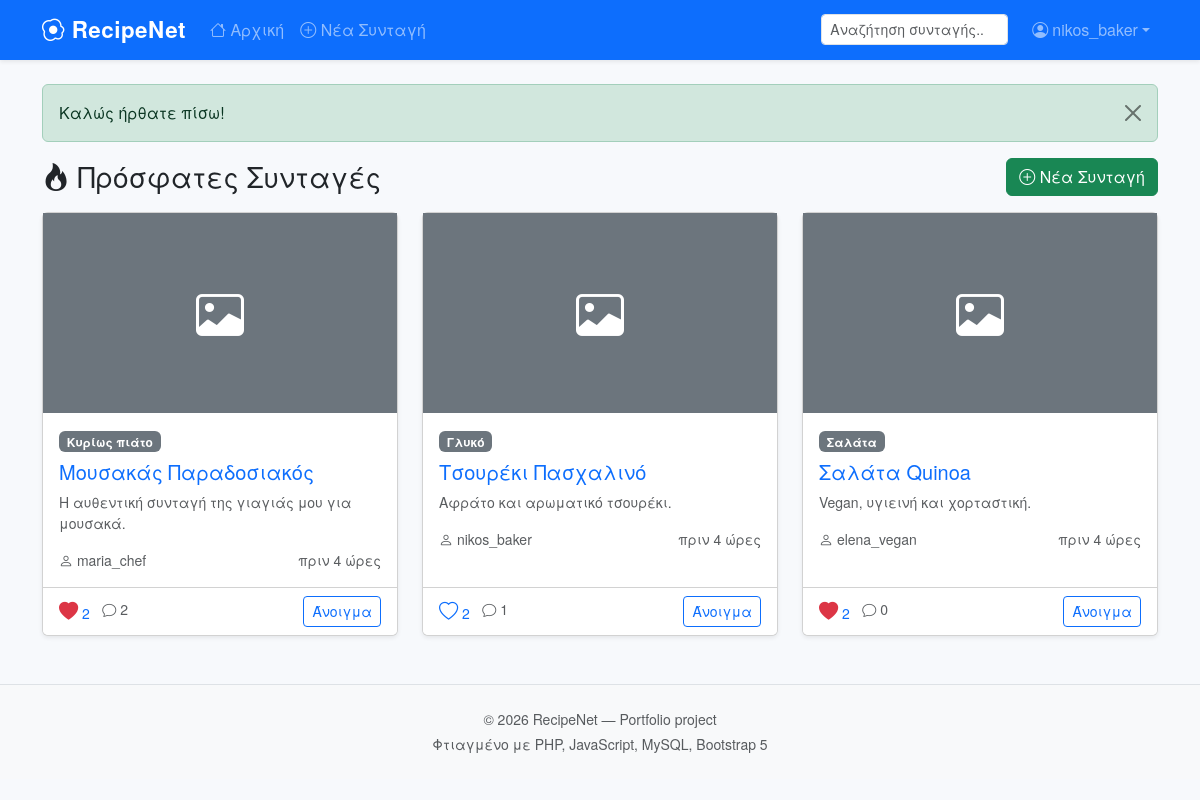
Page /index.php (signed in) on the committed database.
### tables this page shows
CREATE TABLE users (
    id              INT AUTO_INCREMENT PRIMARY KEY,
    username        VARCHAR(50)  NOT NULL UNIQUE,
    email           VARCHAR(100) NOT NULL UNIQUE,
    password_hash   VARCHAR(255) NOT NULL,
    full_name       VARCHAR(100),
    bio             TEXT,
    avatar          VARCHAR(255) DEFAULT 'default_avatar.png',
    created_at      DATETIME DEFAULT CURRENT_TIMESTAMP,
    INDEX idx_username (username),
    INDEX idx_email (email)
);

CREATE TABLE recipes (
    id              INT AUTO_INCREMENT PRIMARY KEY,
    user_id         INT NOT NULL,
    title           VARCHAR(150) NOT NULL,
    description     TEXT,
    ingredients     TEXT NOT NULL,
    steps           TEXT NOT NULL,
    image           VARCHAR(255),
    category        VARCHAR(50),
    prep_time       INT,  
    created_at      DATETIME DEFAULT CURRENT_TIMESTAMP,
    FOREIGN KEY (user_id) REFERENCES users(id) ON DELETE CASCADE,
    INDEX idx_user (user_id),
    INDEX idx_created (created_at),
    FULLTEXT INDEX idx_search (title, description, ingredients)
);

### includes/functions.php (called while the page is built, shortened)
<?php
function isLoggedIn(): bool {
    return isset($_SESSION['user_id']);
}
function e(?string $value): string {
    return htmlspecialchars($value ?? '', ENT_QUOTES | ENT_HTML5, 'UTF-8');
}
function timeAgo(string $datetime): string {
    $time = strtotime($datetime);
    $diff = time() - $time;
    if ($diff < 86400) return "πριν " . floor($diff / 3600) . " ώρες";
    return date('d/m/Y', $time);
}

### index.php (the view, shortened to what this page needs)
<?php
require_once 'config/db.php';
require_once 'includes/functions.php';
$search = trim($_GET['q'] ?? '');
$page   = max(1, (int)($_GET['page'] ?? 1));
$perPage = 9;
$offset = ($page - 1) * $perPage;
$params = [];
$where  = '';
$countSql = "SELECT COUNT(*) FROM recipes r $where";
$countStmt = $pdo->prepare($countSql);
$countStmt->execute($params);
$total = (int)$countStmt->fetchColumn();
$sql = "SELECT r.*, u.username, u.avatar,
        (SELECT COUNT(*) FROM likes l WHERE l.recipe_id = r.id) AS like_count,
        (SELECT COUNT(*) FROM comments c WHERE c.recipe_id = r.id) AS comment_count
        " . (isLoggedIn() ? ", (SELECT COUNT(*) FROM likes l WHERE l.recipe_id = r.id AND l.user_id = :uid) AS liked_by_me" : "") . "
        FROM recipes r
        JOIN users u ON r.user_id = u.id
        $where
        ORDER BY r.created_at DESC
        LIMIT $perPage OFFSET $offset";
$stmt = $pdo->prepare($sql);
if (isLoggedIn()) $params[':uid'] = currentUserId();
$stmt->execute($params);
$recipes = $stmt->fetchAll();
require 'includes/header.php';
?>
<?php if (!empty($_SESSION['flash'])): ?>
    <div class="alert alert-success alert-dismissible fade show">
        <?= e($_SESSION['flash']) ?>
        <button type="button" class="btn-close" data-bs-dismiss="alert"></button>
    </div>
<?php endif; ?>
<div class="d-flex justify-content-between align-items-center mb-3">
    <h3 class="mb-0">
        <?php if ($search): ?>
            Αποτελέσματα για «<?= e($search) ?>» (<?= $total ?>)
        <?php else: ?>
            <i class="bi bi-fire"></i> Πρόσφατες Συνταγές
        <?php endif; ?>
    </h3>
    <?php if (isLoggedIn()): ?>
        <a href="upload_recipe.php" class="btn btn-success">
            <i class="bi bi-plus-circle"></i> Νέα Συνταγή
        </a>
    <?php endif; ?>
</div>
<?php if (empty($recipes)): ?>
    <div class="alert alert-info">Δεν βρέθηκαν συνταγές.</div>
<?php else: ?>
    <div class="row g-4">
        <?php foreach ($recipes as $r): ?>
            <div class="col-md-6 col-lg-4">
                <div class="card h-100 shadow-sm recipe-card">
                    <?php if (!empty($r['image']) && file_exists(__DIR__ . '/uploads/' . $r['image'])): ?>
                        <a href="recipe.php?id=<?= (int)$r['id'] ?>">
                            <img src="uploads/<?= e($r['image']) ?>" class="card-img-top recipe-img" alt="<?= e($r['title']) ?>">
                        </a>
                    <?php else: ?>
                        <a href="recipe.php?id=<?= (int)$r['id'] ?>">
                            <div class="recipe-img bg-secondary d-flex align-items-center justify-content-center text-white">
                                <i class="bi bi-image" style="font-size: 3rem"></i>
                            </div>
                        </a>
                    <?php endif; ?>
                    <div class="card-body">
                        <?php if (!empty($r['category'])): ?>
                            <span class="badge bg-secondary mb-2"><?= e($r['category']) ?></span>
                        <?php endif; ?>
                        <h5 class="card-title"><a href="recipe.php?id=<?= (int)$r['id'] ?>" class="text-decoration-none"><?= e($r['title']) ?></a></h5>
                        <p class="card-text small text-muted"><?= e(mb_substr($r['description'] ?? '', 0, 100)) ?><?= mb_strlen($r['description'] ?? '') > 100 ? '…' : '' ?></p>
                        <div class="d-flex justify-content-between align-items-center small">
                            <a href="profile.php?id=<?= (int)$r['user_id'] ?>" class="text-decoration-none text-muted">
                                <i class="bi bi-person"></i> <?= e($r['username']) ?>
                            </a>
                            <span class="text-muted"><?= e(timeAgo($r['created_at'])) ?></span>
                        </div>
                    </div>
                    <div class="card-footer bg-white d-flex justify-content-between align-items-center">
                        <div>
                            <?php if (isLoggedIn()): ?>
                                <button class="btn btn-sm btn-link p-0 text-decoration-none like-btn <?= !empty($r['liked_by_me']) ? 'liked' : '' ?>"
                                        data-recipe-id="<?= (int)$r['id'] ?>">
                                    <i class="bi <?= !empty($r['liked_by_me']) ? 'bi-heart-fill text-danger' : 'bi-heart' ?>"></i>
                                    <span class="like-count"><?= (int)$r['like_count'] ?></span>
                                </button>
                            <?php else: ?>
                                <span class="text-muted small"><i class="bi bi-heart"></i> <?= (int)$r['like_count'] ?></span>
                            <?php endif; ?>
                            <span class="ms-2 text-muted small"><i class="bi bi-chat"></i> <?= (int)$r['comment_count'] ?></span>
                        </div>
                        <a href="recipe.php?id=<?= (int)$r['id'] ?>" class="btn btn-sm btn-outline-primary">Άνοιγμα</a>
                    </div>
                </div>
            </div>
        <?php endforeach; ?>
    </div>
<?php endif; ?>
<?php require 'includes/footer.php'; ?>

### includes/header.php (shortened to what this page needs)
<?php
require_once __DIR__ . '/../config/db.php';
require_once __DIR__ . '/functions.php';
$currentUser = null;
if (isLoggedIn()) {
    $stmt = $pdo->prepare("SELECT id, username, full_name, avatar FROM users WHERE id = ?");
    $stmt->execute([currentUserId()]);
    $currentUser = $stmt->fetch();
}
?>
<!DOCTYPE html>
<html lang="el">
<head>
    <link href="https://cdn.jsdelivr.net/npm/bootstrap@5.3.2/dist/css/bootstrap.min.css" rel="stylesheet">
    <link rel="stylesheet" href="https://cdn.jsdelivr.net/npm/bootstrap-icons@1.11.2/font/bootstrap-icons.css">
    <link rel="stylesheet" href="https://cdn.jsdelivr.net/npm/sweetalert2@11/dist/sweetalert2.min.css">
    <link rel="stylesheet" href="assets/css/style.css">
</head>
<body>
<nav class="navbar navbar-expand-lg navbar-dark bg-primary shadow-sm sticky-top">
    <div class="container">
        <a class="navbar-brand fw-bold" href="index.php">
            <i class="bi bi-egg-fried"></i> RecipeNet
        </a>
        <div class="collapse navbar-collapse" id="navMain">
            <ul class="navbar-nav me-auto">
                <li class="nav-item"><a class="nav-link" href="index.php"><i class="bi bi-house"></i> Αρχική</a></li>
                <?php if (isLoggedIn()): ?>
                    <li class="nav-item"><a class="nav-link" href="upload_recipe.php"><i class="bi bi-plus-circle"></i> Νέα Συνταγή</a></li>
                <?php else: ?>
                    <li class="nav-item"><a class="nav-link" href="guest.php"><i class="bi bi-eye"></i> Περιήγηση ως Επισκέπτης</a></li>
                <?php endif; ?>
            </ul>
            <form class="d-flex me-3" role="search" action="index.php" method="get">
                <input class="form-control form-control-sm" type="search" name="q"
                       placeholder="Αναζήτηση συνταγής..." value="<?= e($_GET['q'] ?? '') ?>">
            </form>
            <ul class="navbar-nav">
                <?php if (isLoggedIn()): ?>
                    <li class="nav-item dropdown">
                        <a class="nav-link dropdown-toggle d-flex align-items-center" href="#" data-bs-toggle="dropdown">
                            <i class="bi bi-person-circle me-1"></i> <?= e($currentUser['username']) ?>
                        </a>
                    </li>
                <?php else: ?>
                    <li class="nav-item"><a class="nav-link" href="login.php"><i class="bi bi-box-arrow-in-right"></i> Σύνδεση</a></li>
                    <li class="nav-item"><a class="nav-link btn btn-light text-primary ms-2 px-3" href="register.php">Εγγραφή</a></li>
                <?php endif; ?>
            </ul>
        </div>
    </div>
</nav>
<main class="container my-4">

### assets/css/style.css (style rules this page uses)
body { background-color: #f7f9fc; font-family: 'Helvetica Neue', Arial, sans-serif; }
.navbar-brand { font-size: 1.4rem; letter-spacing: 0.5px; }
.recipe-card { transition: transform 0.2s ease, box-shadow 0.2s ease; cursor: pointer; }
.recipe-img { height: 200px; object-fit: cover; width: 100%; }
.like-btn { border: none; background: transparent; transition: transform 0.15s ease; }
.like-btn .bi { font-size: 1.2rem; }

### rows in the picture
users: username "nikos_baker"
recipes: category "Κυρίως πιάτο", title "Μουσακάς Παραδοσιακός", description "Η αυθεντική συνταγή της γιαγιάς μου για μουσακά.", user.username "maria_chef", created_at "πριν 4 ώρες", like_count "2", comment_count "2"
recipes: category "Γλυκό", title "Τσουρέκι Πασχαλινό", description "Αφράτο και αρωματικό τσουρέκι.", user.username "nikos_baker", created_at "πριν 4 ώρες", like_count "2", comment_count "1"
recipes: category "Σαλάτα", title "Σαλάτα Quinoa", description "Vegan, υγιεινή και χορταστική.", user.username "elena_vegan", created_at "πριν 4 ώρες", like_count "2", comment_count "0"

### other values in the picture
$_SESSION['flash'] "Καλώς ήρθατε πίσω!"
